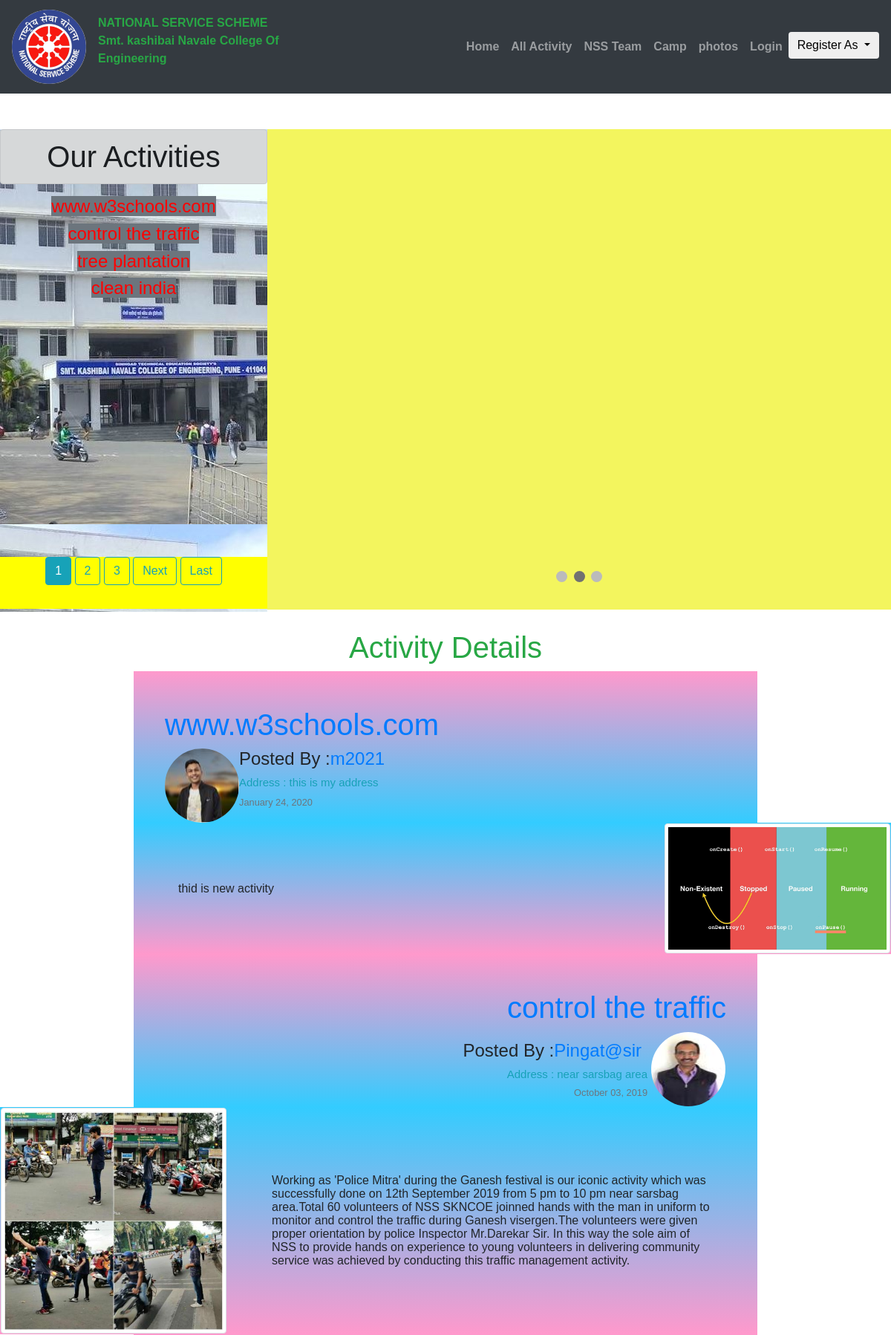
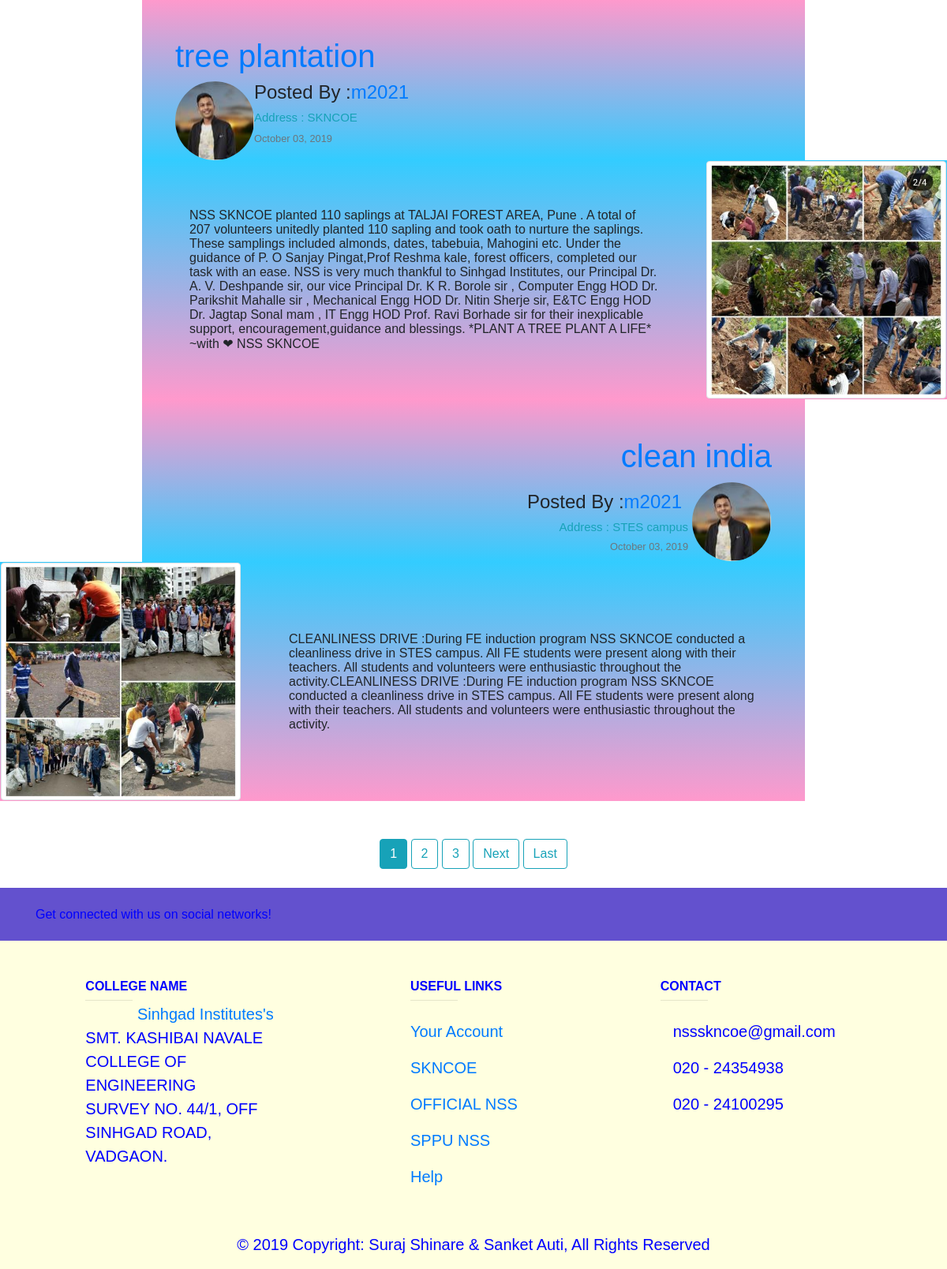
Page /activity/show_all_activity/ on the committed database (2 pictures, top to bottom).
### activity_of_nss/models.py (models this page shows, shortened)
class Activity(models.Model):
    title = models.CharField(max_length=100, help_text='Title of activity')
    description = models.TextField(help_text='Description of activity')
    address = models.CharField(max_length=100, help_text='Address of activity')
    date_of_activity = models.DateTimeField(default=timezone.now)
    time_of_activity = models.TimeField(default=now)
    created_by = models.ForeignKey(settings.AUTH_USER_MODEL, null=True, blank=True, on_delete=models.SET_NULL)
    image = models.ImageField(upload_to='Activity_pics')

### student/models.py (models this page shows, shortened)
class Profile(models.Model):
    user = models.OneToOneField(User, on_delete=models.CASCADE)
    image = models.ImageField(default='default.jpg', upload_to='profile_pics')

### activity_of_nss/views.py (the view)
# urls.py: path('show_all_activity/',views.Show_activity.as_view(),name='show-all-activity'),
class Show_activity(ListView):
    model = Activity
    context_object_name = 'activity'
    template_name = 'activity_of_nss/show_all_activity.html'
    ordering = ['-date_of_activity']
    paginate_by = 4

### activity_of_nss/templates/activity_of_nss/show_all_activity.html (shortened to what this page needs)
{% extends "web_pages/base.html"%}
{% load static %}
{% block content %}
     <head>
       <link rel="stylesheet" type="text/css" href="{% static 'activity_of_nss/all_activity__style.css' %}">
     </head>
     <body>
<br><br>
<div class="contaioner3">
<div class="slideshow-container">
</div>
<br>
<div style="text-align:center">
  <span class="dot"></span>
  <span class="dot"></span>
  <span class="dot"></span>
</div>
</div>
           <div class="container2">
               <h1 class="alert alert-dark" align="center">
                               Our Activities</h1>
               {% for nss_activity in activity %}<span class="text1">
                           <h4 id="activity_title_spacing" class=" text-center" align="left"><a class="bg-secondary alert-heading article-title" href="{% url 'activity-detail' nss_activity.id %}">{{ nss_activity.title }}</a></h4></span>
               {% endfor %}
               <div align="center" class="pagginator">
                 {% if is_paginated %}
                    {% for num in page_obj.paginator.page_range %}
                      {% if page_obj.number == num %}
                        <a class="btn btn-info mb-4" href="?page={{ num }}">{{ num }}</a>
                      {% elif num > page_obj.number|add:'-3' and num < page_obj.number|add:'3' %}
                        <a class="btn btn-outline-info mb-4" href="?page={{ num }}">{{ num }}</a>
                      {% endif %}
                    {% endfor %}
                    {% if page_obj.has_next %}
                      <a class="btn btn-outline-info mb-4" href="?page={{ page_obj.next_page_number }}">Next</a>
                      <a class="btn btn-outline-info mb-4" href="?page={{ page_obj.paginator.num_pages }}">Last</a>
                    {% endif %}
              {% endif %}
           </div>
</div>
<br><h1 class="text-success" align="center">Activity Details</h1>
              {% for nss_activity in activity %}
              <div id="padding_for_activity">
              {% if forloop.counter|divisibleby:2 %}
                    <div style="background: linear-gradient(to bottom, #ff99cc  0%, #33ccff 100%); padding-right: 5%;" align="right">
                            <br><br>
                            <h1 id="activity_title"><a href="{% url 'activity-detail' nss_activity.id %}">{{ nss_activity.title }}</a></h1>
                            <div>
                              <table>
                                <tr>
                                     <td align="right">
                                      <div class="media-body">
                                        <div class="article-metadata">
                                           <h4 id="posted_by"> Posted By :<a class="mr-2" href="#">{{ nss_activity.created_by }}</a></h4>
                                           <h5 class="text-info" id="activity_address">Address :  {{ nss_activity.address }}</h5>
                                          <small class="text-muted">{{ nss_activity.date_of_activity|date:"F d, Y" }}</small>
                                        </div>
                                      </div>
                                   </td>
                                  <td>
                                    <article class="content-section media">
                                      <a href="{{nss_activity.created_by.profile.image.url}}"><img class="rounded-circle article-img" src="{{nss_activity.created_by.profile.image.url}} " height="100px" width="100px" align="right" id="posted_image"></a>
                                    </article>
                                   </td>
                                  </tr>
                                 </table>
                            </div>
                            </div>
                           </div>
                      <table style="background: linear-gradient(to bottom, #33ccff 0%, #ff99cc 100%)" class="left_desc_table">
                            <tr>
                              <td style="width: 30%;">
                                <a href="{{nss_activity.image.url}}"><img src="{{nss_activity.image.url}}" alt="image_not_found" id="activity_image" class="img-thumbnail"></a>
                              </td>
                              <td id="activity_desc" style="width: 70%;">
                                   {{nss_activity.description}}
                              </td>
                            </tr>
                          </table>
                          {% else %}
                        <div style="background: linear-gradient(to bottom, #ff99cc  0%, #33ccff 100%);padding-left: 5%;">
                            <br><br>
                            <h1 id="activity_title"><a href="{% url 'activity-detail' nss_activity.id %}">{{ nss_activity.title }}</a></h1>
                                    <article class="media content-section">
                                     <a href="{{nss_activity.created_by.profile.image.url}}"><img class="rounded-circle article-img" src="{{nss_activity.created_by.profile.image.url}} " height="100px" width="100px" id="posted_image"></a>
                                      <div class="media-body" align="left">
                                        <div class="article-metadata">
                                           <h4 id="posted_by"> Posted By :<a class="mr-2" href="#">{{ nss_activity.created_by }}</a></h4>
                                           <h5 class="text-info" id="activity_address">Address :  {{ nss_activity.address }}</h5>
                                          <small class="text-muted">{{ nss_activity.date_of_activity|date:"F d, Y" }}</small>
                                        </div>
                                      </div>
                                  </article>
                       </div></div>
                       <table style="background: linear-gradient(to bottom, #33ccff 0%, #ff99cc 100%)" class="right_desc_table">
                           <tr>
                              <td id="activity_desc"  style="width: 70%;">
                                   {{nss_activity.description}}
                              </td>
                              <td style="width: 30%;" align="right">
                                 <a href="{{nss_activity.image.url}}"><img src="{{nss_activity.image.url}}" alt="image_not_found" id="activity_image" class="img-thumbnail"></a>
                              </td>
                            </tr>
                            {% endif %}
                       </table>
                       </div>
              {% endfor %}
              <br><br>
<div align="center">
   {% if is_paginated %}
      {% for num in page_obj.paginator.page_range %}
        {% if page_obj.number == num %}
          <a class="btn btn-info mb-4" href="?page={{ num }}">{{ num }}</a>
        {% elif num > page_obj.number|add:'-3' and num < page_obj.number|add:'3' %}
          <a class="btn btn-outline-info mb-4" href="?page={{ num }}">{{ num }}</a>
        {% endif %}
      {% endfor %}
      {% if page_obj.has_next %}
        <a class="btn btn-outline-info mb-4" href="?page={{ page_obj.next_page_number }}">Next</a>
        <a class="btn btn-outline-info mb-4" href="?page={{ page_obj.paginator.num_pages }}">Last</a>
      {% endif %}
{% endif %}
</div>
</body>
{% endblock content %}

### activity_of_nss/static/activity_of_nss/all_activity__style.css (style rules this page uses)
.container2 { height: 650px; width: 30%; background-image: url('skncoe_image2.jpg'); }
.contaioner3 { position: absolute; width: 70%; right: 0px; background-color: #F3F55E; padding: 30px 30px 30px 30px; }
#activity_image { width: 500px; max-height: 400px; }
#activity_desc { padding: 60px; }
#activity_address { font-size: 15px; }
.text1 { color: red; font-size: 30px; animation: text 3s 10; }
@media screen and (max-width: 1200px) { .text1 { color: red; font-size: 15px; } }
* { box-sizing: border-box; }
body { font-family: Verdana, sans-serif; }
img { vertical-align: middle; }
.slideshow-container { max-width: 900px; position: relative; margin: auto; }
.dot { height: 15px; width: 15px; margin: 0 2px; background-color: #bbb; border-radius: 50%; display: inline-block; transition: background-color 0.6s ease; }
.active { background-color: #717171; }

### activity_of_nss/templates/activity_of_nss/show_all_activity.html (style rules this page uses)
.pagginator { position: absolute; top: 750px; background-color: yellow; height: 70px; width: 30%; }
#padding_for_activity { padding-left: 15%; padding-right: 15%; }
.right_desc_table { width: 85%; right: 0px; margin-left: 15%; }
.left_desc_table { width: 85%; }

### rows in the picture
Activity: title "www.w3schools.com", created_by.profile.image (picture), created_by "m2021", address "this is my address", date_of_activity "January 24, 2020", description "thid is new activity", image (picture)
Activity: title "control the traffic", created_by "Pingat@sir", address "near sarsbag area", date_of_activity "October 03, 2019", created_by.profile.image (picture), image (picture), description "Working as 'Police Mitra' during the Ganesh festival is our iconic activity which was successfully done on 12th September 2019 from 5 pm to 10 pm near sarsbag area.Total 60 volunteers of NSS SKNCOE joinned hands with the man in uniform to monitor and control the traffic during Ganesh visergen.The volunteers were given proper orientation by police Inspector Mr.Darekar Sir. In this way the sole aim of NSS to provide hands on experience to young volunteers in delivering community service was achieved by conducting this traffic management activity."
Activity: title "tree plantation", created_by.profile.image (picture), created_by "m2021", address "SKNCOE", date_of_activity "October 03, 2019", description "NSS SKNCOE planted 110 saplings at TALJAI FOREST AREA, Pune . A total of 207 volunteers unitedly planted 110 sapling and took oath to nurture the saplings. These samplings included almonds, dates, tabebuia, Mahogini etc. Under the guidance of P. O Sanjay Pingat,Prof Reshma kale, forest officers, completed our task with an ease. NSS is very much thankful to Sinhgad Institutes, our Principal Dr. A. V. Deshpande sir, our vice Principal Dr. K R. Borole sir , Computer Engg HOD Dr. Parikshit Mahalle sir , Mechanical Engg HOD Dr. Nitin Sherje sir, E&TC Engg HOD Dr. Jagtap Sonal mam , IT Engg HOD Prof. Ravi Borhade sir for their inexplicable support, encouragement,guidance and blessings. *PLANT A…", image (picture)
Activity: title "clean india", created_by "m2021", address "STES campus", date_of_activity "October 03, 2019", created_by.profile.image (picture), image (picture), description "CLEANLINESS DRIVE :During FE induction program NSS SKNCOE conducted a cleanliness drive in STES campus. All FE students were present along with their teachers. All students and volunteers were enthusiastic throughout the activity.CLEANLINESS DRIVE :During FE induction program NSS SKNCOE conducted a cleanliness drive in STES campus. All FE students were present along with their teachers. All students and volunteers were enthusiastic throughout the activity."

### other values in the picture
{{ num }} "1"
{{ num }} "2" "3"
